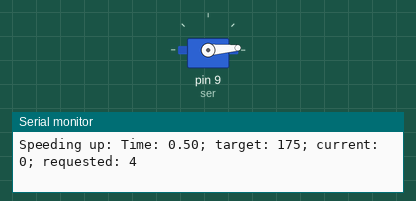
This program was run on a simulated Arduino Uno, built with avr-gcc and run on an emulated ATmega328P. Parts: servo, the last lines printed to the serial monitor.

Above: at 0.55 s.
At 3.0 s:
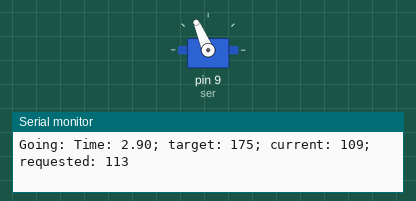
At 5.85 s:
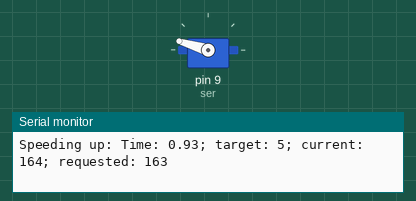
At 8.75 s:
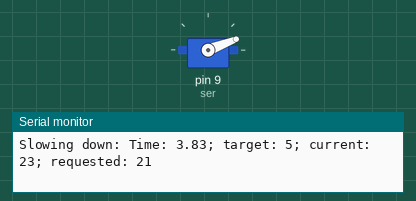
Timing chart, 0 to 12.8 s (numbered marks = the images above):
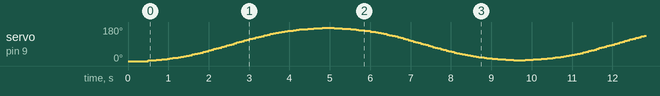

The program:

main.cpp
```cpp
#include <Arduino.h>
#include <Servo.h>

Servo ser;

double sign(double x) {
    if (x < 0) return -1;
    if (x > 0) return 1;
    return 0;
}

struct Result {
    bool isValid;
    double value;
};

Result f(double x0, double xt, double vMax1, double aMax, double t) {

    if (vMax1 <= 0 || aMax <=0 || t < 0) {
        return {false, 0};
    }

    double s = sign(xt - x0);
    double vMax = s * min(sqrt(aMax * abs(xt - x0)), vMax1);
    double t1 = abs(vMax) / aMax;
    double x1 = x0 + s * aMax * t1 * t1 / 2;
    double t2 = (xt + x0 - 2 * x1) / vMax + t1;
    double x2 = x1 + vMax * (t2 - t1);
    double t3 = t1 + t2;

    // Serial.println(t1);
    // Serial.println(x1);
    // Serial.println(t2);
    // Serial.println(x2);
    // Serial.println(t3);

    if (0 < t && t <= t1) {
        Serial.print("Speeding up: ");
        return {true, x0 + s * aMax * t * t / 2};
    }

    if (t1 < t && t < t2) {
        Serial.print("Going: ");
        return {true, x1 + vMax * (t - t1)};
    }

    if (t2 < t && t <= t3) {
        Serial.print("Slowing down: ");
        return {true, x2 + vMax * (t - t2) - s * aMax * (t - t2) * (t - t2) / 2};
    }

    return {false, 0};
}

double T = 0;
int xt = 170;

void go(int xt) {
    int x0 = ser.read();
    while(ser.read() != xt) {
        Result r = f(x0, xt, 60, 30, millis() / 1000.0 - T);
        if (!r.isValid) {
            Serial.println("Something went wrong");
            continue;
        }
        Serial.print("Time: ");
        Serial.print(millis() / 1000.0 - T);
        Serial.print("; target: ");
        Serial.print(xt);
        Serial.print("; current: ");
        Serial.print(ser.read());
        Serial.print("; requested: ");
        Serial.println(round(r.value));
        ser.write(round(r.value));


        if(round(r.value) == xt) continue;

    }
    // delay(1000);
    T = millis() / 1000.0;
    Serial.println("Reached target");
}

void setup() {
    Serial.begin(9600);
    ser.attach(9);
    ser.write(0);
    delay(500);
    T = millis() / 1000;
}


void loop() {
    go(175);
    go(5);
}
```
